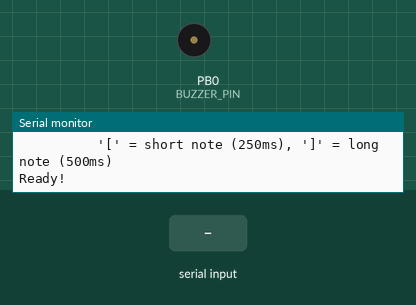
This program was run on a simulated ATmega168, built with avr-gcc and emulated at 16 MHz. Parts: buzzer (waves = sounding), the last lines printed to the serial monitor. Inputs (shaded band) come from the test bench.

Above: at 1.3 s.
1.4 s: "1\n" received over Serial
At 2.4 s:
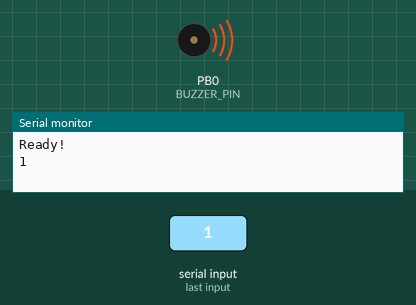
Timing chart, 0 to 22.1 s (numbered marks = the images above; inputs shaded):
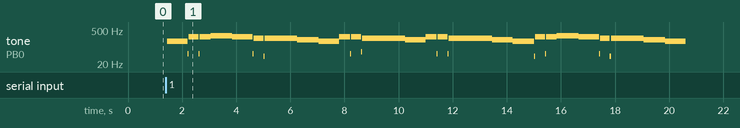

The program:

main.c
```c
// (licence header left out)
/**
 * @page commands_page Serial Commands Reference
 *
 * @section keyboard_layout Keyboard to Note Mapping
 *
 * ### White Keys (Natural Notes)
 * | Key | Note | Frequency | Octave |
 * |-----|------|-----------|--------|
 * | a   | G4   | 392 Hz    | 4th    |
 * | s   | A4   | 440 Hz    | 4th    |
 * | d   | B4   | 494 Hz    | 4th    |
 * | f   | C5   | 523 Hz    | 5th    |
 * | g   | D5   | 587 Hz    | 5th    |
 * | h   | E5   | 659 Hz    | 5th    |
 * | j   | F5   | 698 Hz    | 5th    |
 * | k   | G5   | 784 Hz    | 5th    |
 * | l   | A5   | 880 Hz    | 5th    |
 * | ;   | A#5  | 932 Hz    | 5th    |
 * | '   | C6   | 1047 Hz   | 6th    |
 *
 * ### Black Keys (Sharp Notes)
 * | Key | Note | Frequency | Octave |
 * |-----|------|-----------|--------|
 * | w   | G#4  | 415 Hz    | 4th    |
 * | e   | A#4  | 466 Hz    | 4th    |
 * | t   | C#5  | 554 Hz    | 5th    |
 * | y   | D#5  | 622 Hz    | 5th    |
 * | i   | F#5  | 740 Hz    | 5th    |
 * | o   | G#5  | 831 Hz    | 5th    |
 * | p   | B5   | 988 Hz    | 5th    |
 *
 * @section control_commands Control Commands
 * | Command | Action | Description |
 * |---------|--------|-------------|
 * | `[`     | Short mode | Set note duration to 250ms |
 * | `]`     | Long mode  | Set note duration to 500ms |
 * | `1`     | Play song  | Twinkle Twinkle Little Star |
 * | `2`     | Play song  | Imperial March (Star Wars) |
 *
 * @section usage_example Usage Example
 * @verbatim
 * ---Serial Organ---
 * Ready!
 * > a        (plays G4)
 * > s        (plays A4)
 * > [        (short mode enabled)
 * > a        (plays G4 - shorter)
 * > 1        (plays Twinkle Little Star)
 * @endverbatim
 */

/**
 * @page hardware_page Hardware Setup Guide
 *
 * @section components Required Components
 * - ATmega168 microcontroller (DIP-28)
 * - 16 MHz crystal (optional, can use internal 8MHz)
 * - 2 × 22pF capacitors (for crystal)
 * - Piezo buzzer (5V)
 * - 220Ω resistor (for buzzer)
 * - USB-to-serial adapter (FTDI, CP2102, CH340)
 * - 5V power supply
 * - Breadboard and jumper wires
 *
 * @section wiring Wiring Diagram
 * @verbatim
 * ATmega168          USB-to-Serial
 * ┌─────────┐        ┌──────────┐
 * │PD0 (2)  ├────────┤RX        │
 * │PD1 (3)  ├────────┤TX        │
 * │PD5 (11) ├────┬───┤          │
 * │         │   220Ω│          │
 * │         │    ┌─┴─┐          │
 * │GND (8)  ├────┴───┴──────────┤GND
 * │VCC (7)  ├────────┤VCC (5V)  │
 * └─────────┘        └──────────┘
 *            Buzzer
 * @endverbatim
 *
 * @section pin_configuration Pin Configuration
 * Edit `src/includes/pinDefines.h` to change buzzer pin:
 * @code
 * #define BUZZER_DDR   DDRD
 * #define BUZZER_PORT  PORTD
 * #define BUZZER_PIN   PD5    // Change to any PD pin
 * @endcode
 *
 * @section power_requirements Power Requirements
 * - Voltage: 5V DC
 * - Current (idle): ~15mA
 * - Current (playing): ~25-35mA
 * - Can be powered via USB-to-serial adapter
 */

/**
 * @page development_page Development & Customization
 *
 * @section adding_songs Adding New Songs
 *
 * **Step 1:** Add function declaration in `pre_defined_songs.h`
 * @code
 * void play_my_song(void);
 * @endcode
 *
 * **Step 2:** Implement the song in `pre_defined_songs.c`
 * @code
 * void play_my_song(void)
 * {
 *     const uint16_t notes[] = {C4, D4, E4, F4, G4, A4, B4, C5};
 *     const uint16_t durations[] = {Q, Q, Q, Q, Q, Q, Q, H};
 *
 *     for (uint8_t i = 0; i < 8; i++)
 *         playNote(notes[i], durations[i]);
 * }
 * @endcode
 *
 * **Step 3:** Add command in `main.c`
 * @code
 * else if (receivedChar == '3')
 * {
 *     printString("\r\nPlaying my custom song\r\n");
 *     play_my_song();
 * }
 * @endcode
 *
 * @section note_frequencies Note Frequency Calculation
 *
 * Timer values are calculated as:
 * @code
 * OCR = F_CPU / (2 × frequency × prescaler)
 *
 * Example for C4 (261.63 Hz) with F_CPU=16MHz, prescaler=1:
 * OCR = 16000000 / (2 × 261.63 × 1) = 30578
 * @endcode
 *
 * @section adding_notes Adding New Notes
 * Add to `scale16.h`:
 * @code
 * #define NewNote  OCR_VALUE
 * @endcode
 *
 * @section improving_performance Performance Improvements
 *
 * ### Implement Non-blocking Playback
 * @code
 * // Use timer interrupts instead of _delay_ms()
 * ISR(TIMER1_COMPA_vect) {
 *     // Toggle buzzer pin
 * }
 * @endcode
 *
 * ### Add Serial Buffer Queue
 * @code
 * #define RX_BUFFER_SIZE 32
 * volatile char rx_buffer[RX_BUFFER_SIZE];
 * // Implement circular buffer in ISR
 * @endcode
 *
 * @section troubleshooting Troubleshooting
 *
 * | Problem | Solution |
 * |---------|----------|
 * | No sound | Check buzzer connection and resistor |
 * | Garbled serial | Verify baud rate (9600) and F_CPU |
 * | Wrong notes | Check F_CPU in CPU.h |
 * | No serial echo | Verify RX/TX cross connection |
 */

/**
 * @file main.c
 * @brief Main program for serial-controlled musical organ
 * @author Roybel Carbonell Camejo
 * @date 2026-04-29
 * @version 1.1
 *
 * @details This program implements a serial-controlled musical organ that plays
 *          notes received via USART on an ATmega168 microcontroller. It maps
 *          keyboard keys to musical notes and allows dynamic control of note
 *          duration through serial commands. The program also supports playing
 *          pre-programmed songs.
 *
 * @section hardware Hardware Requirements
 * - ATmega168 microcontroller (or compatible)
 * - Buzzer/Piezo element connected to BUZZER_PIN (defined in pinDefines.h)
 * - USART connection (typically via USB-to-Serial converter like FTDI)
 * - 16 MHz external crystal or calibrated internal oscillator
 *
 * @section dependencies Dependencies
 * - CPU.h: CPU-specific configurations (F_CPU, BAUD)
 * - pinDefines.h: Pin definitions for buzzer (BUZZER_DDR, BUZZER_PIN)
 * - scale16.h: Musical note frequency definitions (C4, G4, Q, H, etc.)
 * - organ.h: Note playing functions (playNote, rest)
 * - pre_defined_songs.h: Pre-programmed songs
 * - USART.h: Serial communication functions (initUSART, printString, etc.)
 *
 * @section commands Serial Commands
 * | Key        | Action                                    | Mode      |
 * |------------|-------------------------------------------|-----------|
 * | a, s, d, f, g, h, j, k, l, ;, ' | White keys (natural notes)     | Musical   |
 * | w, e, t, y, i, o, p             | Black keys (sharp notes)        | Musical   |
 * | [                              | Set short note duration (250ms) | Control   |
 * | ]                              | Set long note duration (500ms)  | Control   |
 * | 1                              | Play "Twinkle Twinkle Little Star" | Song   |
 * | 2                              | Play "Imperial March" (Star Wars) | Song    |
 *
 * @section note_mapping Musical Note Mapping
 * The following keyboard keys correspond to musical notes:
 *
 * **White Keys (Natural Notes):**
 * | Key | Note | Frequency | Octave |
 * |-----|------|-----------|--------|
 * | a   | G4   | 392 Hz    | 4th    |
 * | s   | A4   | 440 Hz    | 4th    |
 * | d   | B4   | 494 Hz    | 4th    |
 * | f   | C5   | 523 Hz    | 5th    |
 * | g   | D5   | 587 Hz    | 5th    |
 * | h   | E5   | 659 Hz    | 5th    |
 * | j   | F5   | 698 Hz    | 5th    |
 * | k   | G5   | 784 Hz    | 5th    |
 * | l   | A5   | 880 Hz    | 5th    |
 * | ;   | A#5  | 932 Hz    | 5th    |
 * | '   | C6   | 1047 Hz   | 6th    |
 *
 * **Black Keys (Sharp Notes):**
 * | Key | Note | Frequency | Octave |
 * |-----|------|-----------|--------|
 * | w   | G#4  | 415 Hz    | 4th    |
 * | e   | A#4  | 466 Hz    | 4th    |
 * | t   | C#5  | 554 Hz    | 5th    |
 * | y   | D#5  | 622 Hz    | 5th    |
 * | i   | F#5  | 740 Hz    | 5th    |
 * | o   | G#5  | 831 Hz    | 5th    |
 * | p   | B5   | 988 Hz    | 5th    |
 *
 * @section note_durations Note Durations
 * - **Q**: Quarter note (250ms) - Short mode, faster tempo
 * - **H**: Half note (500ms) - Long mode, slower tempo
 * - **currentNoteLength**: Global variable tracking current duration mode
 *
 * @section usage Usage Instructions
 * 1. **Hardware Setup:**
 *    - Connect buzzer to BUZZER_PIN (see pinDefines.h)
 *    - Connect USB-to-Serial adapter to USART pins (PD0/RX, PD1/TX)
 *
 * 2. **Software Setup:**
 *    - Compile and flash to ATmega168
 *    - Open serial terminal (9600 baud, 8N1)
 *
 * 3. **Operation:**
 *    - Press letter keys (a, s, d, f, etc.) to play notes
 *    - Press '[' or ']' to change note duration
 *    - Press '1' to play Twinkle Twinkle Little Star
 *    - Press '2' to play Imperial March
 *
 * @section flow_control Flow Control & Blocking Behavior
 * - `receiveByte()` blocks until a character is received
 * - `playNote()` blocks for the duration of the note (250-500ms)
 * - `play_twinkle_little_star()` blocks for ~10-15 seconds
 * - `play_imperial_march()` blocks for ~30 seconds
 * - Serial commands are ignored during song playback
 *
 * @section memory_usage Memory Usage Analysis
 * - Notes array: 18 notes × 2 bytes = 36 bytes
 * - Keys array: 18 keys × 1 byte = 18 bytes
 * - Stack usage: ~50 bytes (function calls, local variables)
 * - Total RAM usage: ~100-150 bytes (ATmega168 has 1KB)
 * - Flash usage: ~2-3KB (ATmega168 has 16KB)
 *
 * @section known_issues Known Issues & Limitations
 * - **Blocking playback**: No serial input accepted during note/song playback
 * - **Buffer overflow**: Rapid key presses may be lost (no input queue)
 * - **No interrupt handling**: UART interrupts not used
 * - **Fixed tempo**: Songs use hardcoded durations (Q=250ms, H=500ms)
 * - **No volume control**: Buzzer operates at fixed volume
 *
 * @section future_improvements Future Improvements
 * - [ ] Implement circular buffer for UART RX (queue system)
 * - [ ] Add non-blocking timer-based note generation
 * - [ ] Support for multiple octaves (octave shifting)
 * - [ ] Volume control (PWM on buzzer)
 * - [ ] More pre-programmed songs
 * - [ ] MIDI input support
 * - [ ] LCD display for current settings
 *
 * @section license License Information
 * This program is open source. Feel free to modify and distribute.
 *
 * @see pre_defined_songs.c Song implementations
 * @see organ.c Note generation implementation
 * @see USART.c Serial communication implementation
 */

#include "includes/CPU.h"
#include <avr/io.h>
#include <util/delay.h>
#include "includes/pinDefines.h"
#include "includes/scale16.h"
#include "includes/organ.h"
#include "includes/pre_defined_songs.h"
#include "includes/USART.h"

/**
 * @def ARRAY_SIZE(x)
 * @brief Calculate the number of elements in a static array at compile time
 * @param x The array to calculate size for
 * @return Number of elements in the array
 *
 * @note This macro only works with actual arrays, not pointers
 * @warning Using on pointers will give incorrect results
 *
 * @example
 * @code
 * uint8_t data[] = {1, 2, 3, 4, 5};
 * uint8_t count = ARRAY_SIZE(data);  // count = 5
 * @endcode
 */
#define ARRAY_SIZE(x) (sizeof(x) / sizeof((x)[0]))

/**
 * @brief Current note duration in milliseconds
 * @details Global variable that stores the currently selected note duration.
 *          Initialized to Q (quarter note, typically 250ms) for shorter notes.
 *          Modified by '[' (short mode) and ']' (long mode) commands.
 *
 * @note Changing this variable affects ALL subsequent notes played
 * @warning Does NOT affect songs that use hardcoded durations
 *
 * @see Q Short note duration (250ms)
 * @see H Long note duration (500ms)
 */
uint16_t currentNoteLength = Q;

/**
 * @brief Array of musical notes mapped to keyboard keys
 * @details This array contains frequency values (timer compare values) for
 *          notes corresponding to keys in the same position in the keys array.
 *
 * **Index Mapping:**
 * | Index | Key | Note | Frequency |
 * |-------|-----|------|-----------|
 * | 0     | a   | G4   | 392 Hz    |
 * | 1     | w   | G#4  | 415 Hz    |
 * | 2     | s   | A4   | 440 Hz    |
 * | 3     | e   | A#4  | 466 Hz    |
 * | 4     | d   | B4   | 494 Hz    |
 * | 5     | f   | C5   | 523 Hz    |
 * | 6     | t   | C#5  | 554 Hz    |
 * | 7     | g   | D5   | 587 Hz    |
 * | 8     | y   | D#5  | 622 Hz    |
 * | 9     | h   | E5   | 659 Hz    |
 * | 10    | j   | F5   | 698 Hz    |
 * | 11    | i   | F#5  | 740 Hz    |
 * | 12    | k   | G5   | 784 Hz    |
 * | 13    | o   | G#5  | 831 Hz    |
 * | 14    | l   | A5   | 880 Hz    |
 * | 15    | p   | B5   | 988 Hz    |
 * | 16    | ;   | A#5  | 932 Hz    |
 * | 17    | '   | C6   | 1047 Hz   |
 *
 * @note The order MUST match the keys array in main() function
 * @warning Changing this array requires updating keys array to match
 *
 * @see keys Keyboard key mapping array
 * @see scale16.h Note definitions
 */
const uint16_t notes[] = {G4, Gx4, A4, Ax4, B4, C5, Cx5,
                          D5, Dx5, E5, F5, Fx5, G5, Gx5,
                          A5, Ax5, B5, C6};

/**
 * @brief Main program entry point
 * @return int Program exit status (never reached in embedded systems)
 *
 * @details Initializes the buzzer pin and USART communication, then enters
 *          an infinite loop that processes incoming serial commands and plays
 *          corresponding musical notes or songs.
 *
 * @section initialization Initialization Steps
 * 1. Configure buzzer pin as output (BUZZER_DDR)
 * 2. Initialize USART communication (initUSART)
 * 3. Display control instructions via serial (printString)
 * 4. Enter main processing loop
 *
 * @section main_loop Main Loop Operation
 * The main loop continuously:
 * 1. **Receive**: Waits for a character via `receiveByte()` (blocking call)
 * 2. **Echo**: Transmits the character back via `transmitByte()`
 * 3. **Check Notes**: Maps key to note using parallel arrays
 * 4. **Process Commands**: Handles special characters ([, ], 1, 2)
 * 5. **Default**: Plays a rest for unassigned keys (ignores CR/LF)
 * 6. **Delay**: Small delay (10ms) to prevent CPU saturation
 *
 * @section command_priority Command Priority
 * 1. Musical notes (a-z keys) - Highest priority
 * 2. Song triggers ('1', '2')
 * 3. Mode controls ('[', ']')
 * 4. Rest (all other characters) - Lowest priority
 *
 * @section error_handling Error Handling
 * - Unrecognized commands (except CR/LF) trigger a rest (silence)
 * - No error messages are sent to avoid serial clutter
 * - Invalid note keys are silently ignored (no error feedback)
 *
 * @performance Performance Characteristics
 * - Note latency: ~1-2ms (UART receive + processing)
 * - Note jitter: Low (deterministic blocking delays)
 * - CPU usage: 100% during note playback (busy-wait)
 * - Memory footprint: ~150 bytes RAM, ~3KB flash
 *
 * @see playNote() Function that generates tones
 * @see play_twinkle_little_star() Song implementation
 * @see play_imperial_march() Song implementation
 * @see rest() Silence generation function
 */
int main(void)
{
    /* Initialize buzzer pin as output */
    BUZZER_DDR |= (1 << BUZZER_PIN);

    /* Initialize USART serial communication (9600 baud, 8N1) */
    initUSART();

    /* Display welcome message and control instructions */
    printString("---Serial Organ---\r\n");
    printString("Controls: a-s-d-f-g-h-j-k-l-;-' for white keys\r\n");
    printString("          w-e-t-y-i-o-p for black keys\r\n");
    printString("          1 to play Twinkle Twinkle Little Star\r\n");
    printString("          2 to play Imperial March from Star Wars\r\n");
    printString("          '[' = short note (250ms), ']' = long note (500ms)\r\n");
    printString("Ready!\r\n");

    char receivedChar;      /**< Received character from USART */
    uint8_t isNote;         /**< Flag indicating if character was a valid note */
    uint8_t i;              /**< Loop counter for key mapping */

    /**
     * @brief Keyboard key mapping array
     * @details Maps physical keyboard keys to musical notes.
     *          Must maintain same order as notes[] array.
     *
     * The array includes:
     * - White keys: a, s, d, f, g, h, j, k, l, ;, '
     * - Black keys: w, e, t, y, i, o, p
     *
     * Total of 18 keys covering 2 octaves (G4 to C6)
     *
     * @invariant ARRAY_SIZE(keys) == ARRAY_SIZE(notes)
     * @see notes Musical notes array (same order)
     */
    const uint8_t keys[] = {'a', 'w', 's', 'e', 'd', 'f', 't',
                            'g', 'y', 'h', 'j', 'i', 'k', 'o',
                            'l', 'p', ';', '\''};

    /* Main program loop - runs forever */
    while (1)
    {
        /**
         * @brief Step 1: Receive character from USART
         * @note This function blocks until a character is received
         */
        receivedChar = receiveByte();

        /**
         * @brief Step 2: Echo character back to sender
         * @details Useful for debugging and providing visual feedback
         * @note Can be disabled to reduce serial traffic
         */
        transmitByte(receivedChar);

        /**
         * @brief Step 3: Check if character is a valid musical note
         * @details Iterates through keys array and plays corresponding note
         *          if a match is found.
         */
        isNote = 0;
        for (i = 0; i < ARRAY_SIZE(keys); i++)
        {
            if (receivedChar == keys[i])
            {
                /* Play the corresponding note with current duration */
                playNote(notes[i], currentNoteLength);
                isNote = 1;
                break;  /* Exit loop once match is found */
            }
        }

        /**
         * @brief Step 4: Process non-note commands
         * @details Handles control characters, song triggers, and ignores
         *          unwanted characters.
         */
        if (!isNote)
        {
            if (receivedChar == '[')
            {
                /* Set short note duration mode (250ms, faster tempo) */
                currentNoteLength = Q;
                printString("\r\nShort mode (250ms)\r\n");
            }
            else if (receivedChar == ']')
            {
                /* Set long note duration mode (500ms, slower tempo) */
                currentNoteLength = H;
                printString("\r\nLong mode (500ms)\r\n");
            }
            else if (receivedChar == '1')
            {
                /* Play Twinkle Twinkle Little Star (blocks for ~10-15 seconds) */
                play_twinkle_little_star();
                printString("\r\nPlaying Twinkle Twinkle Little Star\r\n");
            }
            else if (receivedChar == '2')
            {
                /* Play Imperial March from Star Wars (blocks for ~30 seconds) */
                printString("\r\nPlaying Imperial March from Star Wars\r\n");
                play_imperial_march();
                printString("\r\nImperial March finished!\r\n");
            }
            else
            {
                /**
                 * @brief Handle all other characters
                 * @details Ignore carriage return and line feed (common from terminal)
                 *          For all other characters, play a rest (silence) to
                 *          indicate the key was received but invalid.
                 */
                if (receivedChar != '\r' && receivedChar != '\n')
                {
                    /* Play silence for unassigned keys */
                    rest(currentNoteLength);
                }
                /* CR and LF are silently ignored (no rest, no echo effect) */
            }
        }

        /**
         * @brief Step 5: Small delay to prevent CPU saturation
         * @details Allows other tasks (if any) to run and prevents
         *          the main loop from consuming 100% CPU when idle.
         *          A value of 10ms is sufficient for smooth operation.
         */
        _delay_ms(10);
    }

    /* Never reached in embedded systems - infinite loop above */
    return 0;
}

/**
 * @example Example Serial Session
 * @code
 * ---Serial Organ---
 * Controls: a-s-d-f-g-h-j-k-l-;-' for white keys
 *           w-e-t-y-i-o-p for black keys
 *           1 to play Twinkle Twinkle Little Star
 *           2 to play Imperial March from Star Wars
 *           '[' = short note (250ms), ']' = long note (500ms)
 * Ready!
 * a        (plays G4)
 * s        (plays A4)
 * [        (switches to short mode)
 * a        (plays G4 with 250ms duration)
 * 1        (plays Twinkle Twinkle Little Star)
 * 2        (plays Imperial March)
 * @endcode
 */

/**
 * @version 1.1
 * @change Added Imperial March support (command '2')
 * @change Updated documentation with detailed note mapping
 * @change Added completion message for Imperial March
 * @change Improved error handling for CR/LF characters
 */
```

Source omitted: USART.c (2928 bytes), CPU.h (4972 bytes), USART.h (2299 bytes), organ.h (788 bytes), pinDefines.h (1602 bytes), pre_defined_songs.h (6746 bytes), scale16.h (4082 bytes), organ.c (3371 bytes), pre_defined_songs.c (12810 bytes)

Measured:
- after the input at 1.4 s, tone on PB0 (BUZZER_PIN): plays 174 Hz for 0.76 s, 52 Hz for 0.04 s, 261 Hz for 0.36 s, 53 Hz for 0.04 s, 261 Hz for 0.40 s, 293 Hz for 0.80 s … (38 notes in this stretch), starting after 0.05 s
